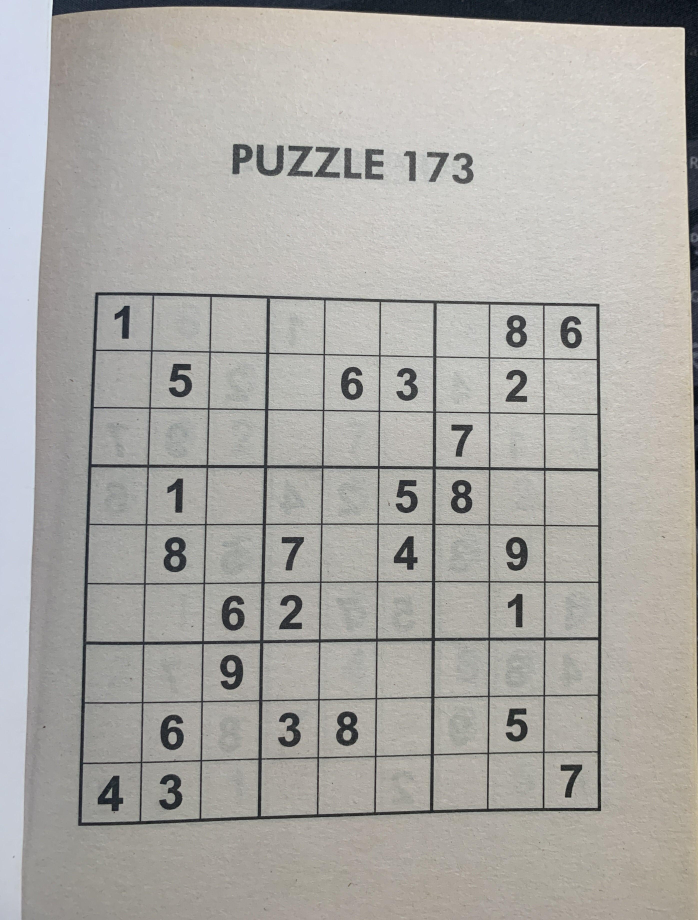
#> input picture sudoku_images/sudoku.jpg, 2791 x 3680 px (shown at 1/4 size)
$ jupyter execute --allow-errors sudoku_puzzle_extractor.ipynb
#> lines starting #> are read from the running program, lines starting #| are printed output that depends on the picture; after the words box and inside, x2 and y2 are one past the last pixel; in counts of white or black regions, pixels touching at a corner belong together
## Sudoku AI Solver

[cell 1]
# Disable tensorflow warning messages

import os
os.environ['TF_CPP_MIN_LOG_LEVEL'] = '2'

[cell 2]
import cv2
import imutils
import copy
import numpy as np
import matplotlib.pyplot as plt
from keras.models import load_model
from tensorflow.keras.preprocessing.image import img_to_array
from solve_sudoku import *
from imutils.perspective import four_point_transform
from skimage.segmentation import clear_border

[cell 3]
def find_puzzle(img, debug=False):
    """
    Extract sudoku puzzle from an image.
    """

    # Convert image to grayscale and blur it to filter out noise
    gray = cv2.cvtColor(img,cv2.COLOR_BGR2GRAY)
    blurred = cv2.GaussianBlur(gray, (7,7), 3)

    # Apply adaptive thresholding
    thresh = cv2.adaptiveThreshold(blurred, 255, cv2.ADAPTIVE_THRESH_GAUSSIAN_C, cv2.THRESH_BINARY_INV, 11, 2)

    # Find contours in the thresholded image and sort them by size in descending order
    cnts = cv2.findContours(thresh.copy(), cv2.RETR_EXTERNAL, cv2.CHAIN_APPROX_SIMPLE)
    cnts = imutils.grab_contours(cnts)
    cnts = sorted(cnts, key=cv2.contourArea, reverse=True)

    # Initialize a contour that corresponds to the puzzle outline
    puzzle_cnt = None

    # Loop over the contours
    for c in cnts:
        # Approximate the coutour
        peri = cv2.arcLength(c, True)
        approx = cv2.approxPolyDP(c, 0.02 * peri, True)

        # If the approximated contour has 4 points, then it is assumed that
        # this contour is the puzzle outline
        if len(approx) == 4:
            puzzle_cnt = approx
            break

    puzzle_outline = img.copy()
    cv2.drawContours(puzzle_outline, [puzzle_cnt], -1, (0, 255, 0), 3)

    # Apply a four point perspective transform to both the original image and
    # grayscale image to obtain a top-down bird's eye view of the puzzle
    color_puzzle = four_point_transform(img, puzzle_cnt.reshape(4,2))
    gray_puzzle = four_point_transform(gray, puzzle_cnt.reshape(4,2))

    if debug:
        display_img(img, 'Original Image')
        display_img(thresh, 'Thresholded Image')
        display_img(puzzle_outline, 'Puzzle Outline')
        display_img(gray_puzzle, 'Extracted Grayscale Puzzle')

    return color_puzzle, gray_puzzle

[cell 4]
def display_img(img, title):
    """
    Function to display an image with a specified title.
    """

    img = cv2.cvtColor(img, cv2.COLOR_BGR2RGB)

    fig = plt.figure(figsize=(12,10))
    ax = fig.add_subplot(111)
    ax.set_title(title, fontsize=22)
    ax.imshow(img,cmap='gray')

[cell 5]
# [36 lines left out: function generate_cell_locations, not called in this run]

[cell 6]
# [36 lines left out: function extract_digit, not called in this run]

[cell 7]
# [18 lines left out: function classify_digit, not called in this run]

[cell 8]
# [26 lines left out: function display_solutions, not called in this run]

[cell 9]
# Main Program Cell

# Load image; second image is sudoku2.jpg

img = cv2.imread('sudoku_images/sudoku.jpg')
#> img is the input picture: shape (3680, 2791, 3); mean B, G, R 165.6, 169.7, 171.5


img = imutils.resize(img, width=600)
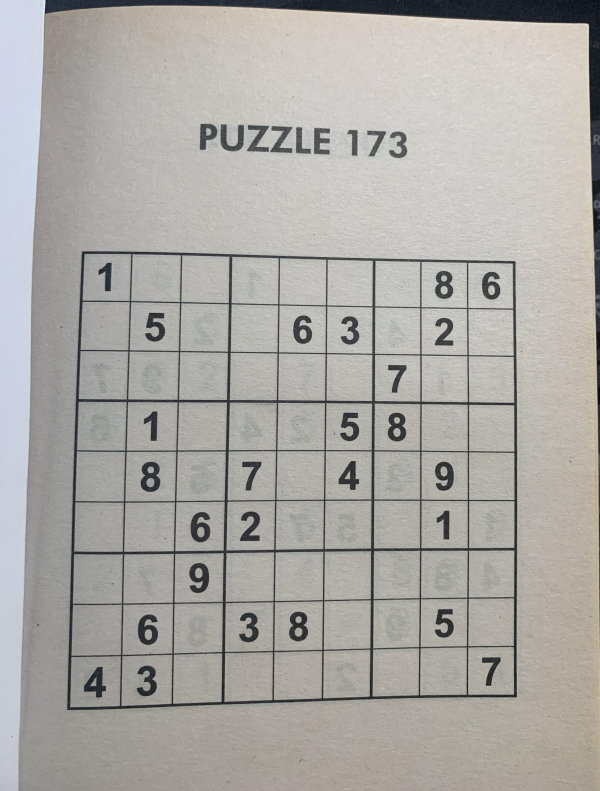
#> img: shape (791, 600, 3); mean B, G, R 165.6, 169.7, 171.5

# Find puzzle in the image; set debug to False to disable displaying image processing steps
color_puzzle, gray_puzzle = find_puzzle(img, debug=True)
#> in find_puzzle, `blurred = cv2.GaussianBlur(gray, (7,7), 3)`:
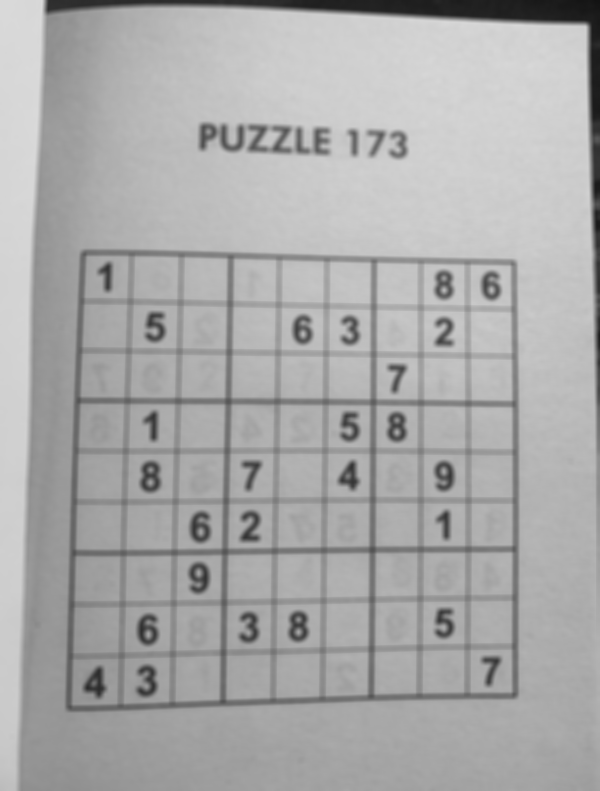
#> blurred: shape (791, 600); min 18, max 218, mean 169.9
#> in find_puzzle, `thresh = cv2.adaptiveThreshold(blurred, 255, cv2.ADAPTIVE_THRESH_GAUSS..`:
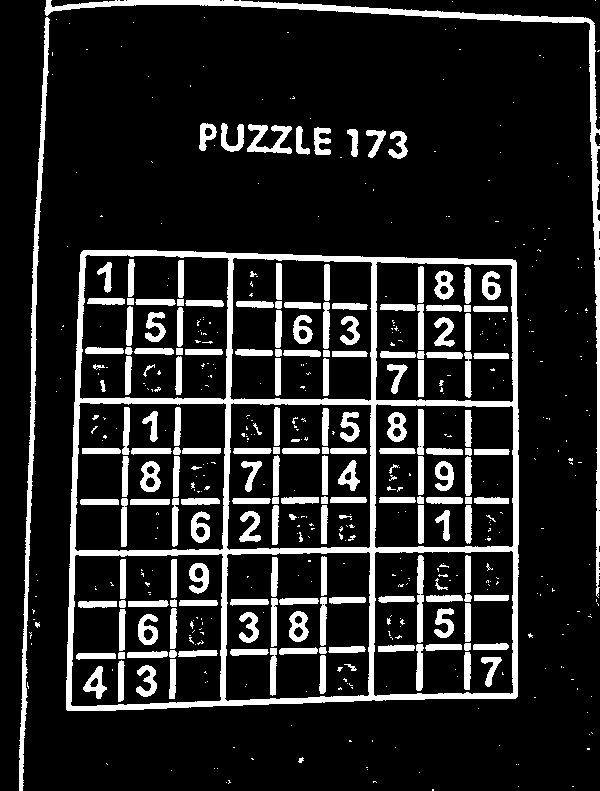
#> thresh: shape (791, 600); 14.5% white; 555 white regions (369 under 20 px)
#> in find_puzzle, `cnts = cv2.findContours(thresh.copy(), cv2.RETR_EXTERNAL, cv2.CHAIN_AP..`: cnts = 164 contours, 153 with area under 20; largest, box (x1, y1, x2, y2) and area: (66, 250, 519, 711) 199573, (44, 0, 600, 598) 4636, (19, 17, 50, 791) 2702, (247, 124, 292, 154) 536, (221, 123, 244, 152) 288
#> the loop in find_puzzle, `for c in cnts:` made 1 pass
#> (peri, puzzle_cnt) on pass 1: (1821.9, [[83, 250], [66, 709], [515, 698], [515, 260]])
#> in find_puzzle, `cv2.drawContours(puzzle_outline, [puzzle_cnt], -1, (0, 255, 0), 3)`:
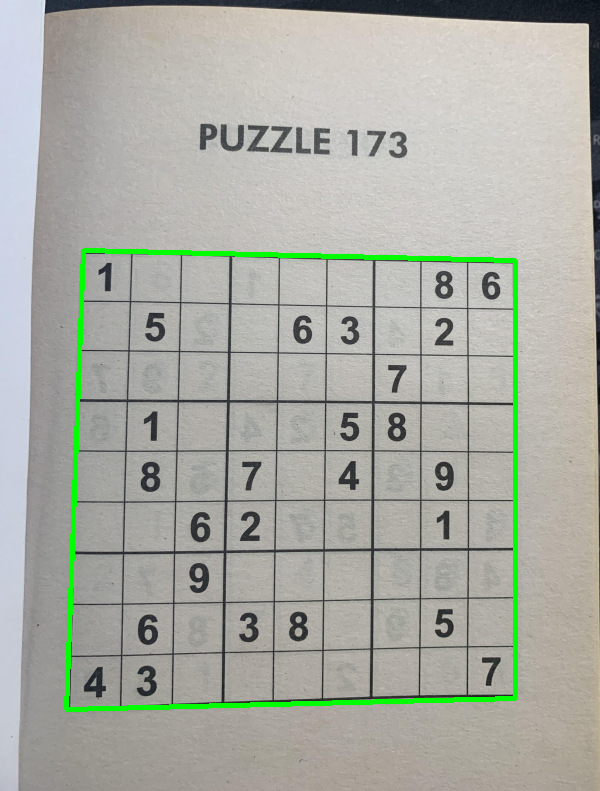
#> puzzle_outline: shape (791, 600, 3); 1.87% of pixels changed, all inside (x1, y1, x2, y2) = (64, 248, 518, 712)
#> in find_puzzle, `color_puzzle = four_point_transform(img, puzzle_cnt.reshape(4,2))`:
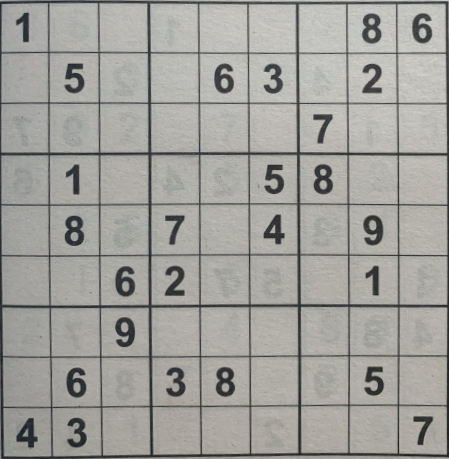
#> color_puzzle: shape (459, 449, 3); mean B, G, R 155.8, 160.3, 160.8
#> in display_img (call 2), `img = cv2.cvtColor(img, cv2.COLOR_BGR2RGB)`: img: shape (791, 600, 3); 14.5% white; 555 white regions (369 under 20 px), largest, box (x1, y1, x2, y2) and area: (66, 250, 519, 711) 20017, (44, 0, 600, 598) 5772, (19, 17, 50, 791) 3478

# Initialize sudoku board
unsolved_board = np.zeros((9,9), dtype='int')

# Sudoku is a 9x9 grid (81 individual cells), location of each cell can be inferred by
# dividing the gray_puzzle image into a 9x9 grid
step_x = gray_puzzle.shape[1] // 9
#> step_x = 49
step_y = gray_puzzle.shape[0] // 9
#> step_y = 51

# Load model to detect digits
#> (the rest of this cell did not finish here and is left out)

$ run again, with sudoku_images/sudoku2.jpg copied over sudoku_images/sudoku.jpg
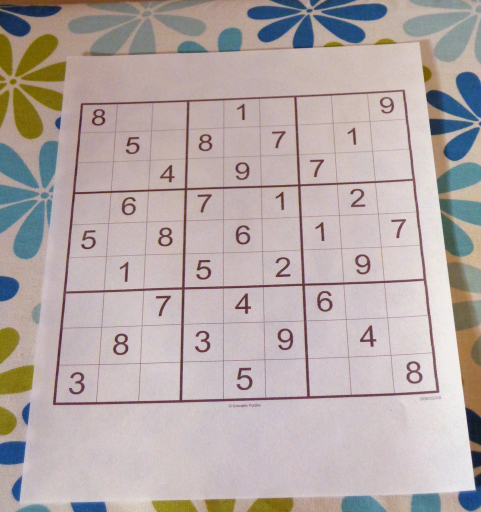
#> input picture sudoku_images/sudoku2.jpg, 962 x 1024 px (shown at 1/2 size)
#> img is the input picture: shape (1024, 962, 3); mean B, G, R 167.9, 169.5, 181
#> in find_puzzle, `thresh = cv2.adaptiveThreshold(blurred, 255, cv2.ADAPTIVE_THRESH_GAUSS..`:
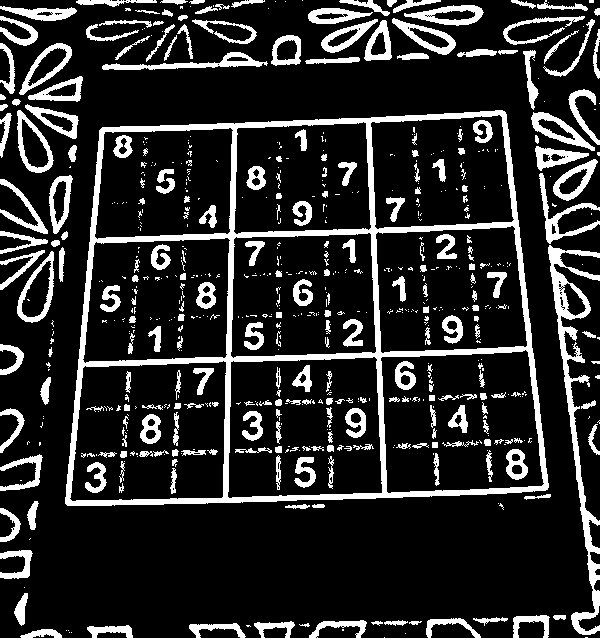
#> thresh: shape (638, 600); 16.8% white; 661 white regions (403 under 20 px)
#> cnts = 151 contours, 62 with area under 20; largest, box (x1, y1, x2, y2) and area: (65, 110, 549, 506) 168762, (548, 245, 600, 635) 3737, (17, 251, 54, 323) 1548, (17, 110, 54, 173) 1353, (19, 43, 72, 95) 1172
#> the loop in find_puzzle, `for c in cnts:` made 1 pass
#> (peri, puzzle_cnt) on pass 1: (1695.2, [[505, 112], [102, 127], [65, 503], [547, 489]])
#> puzzle_outline: shape (638, 600, 3); mean B, G, R 165, 172.1, 177.5
#> in find_puzzle, `gray_puzzle = four_point_transform(gray, puzzle_cnt.reshape(4,2))`:
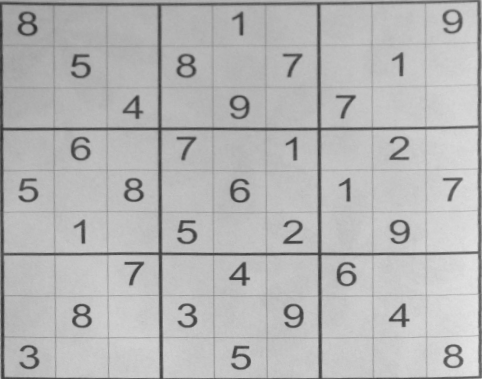
#> gray_puzzle: shape (379, 482); min 46, max 231, mean 181.7
